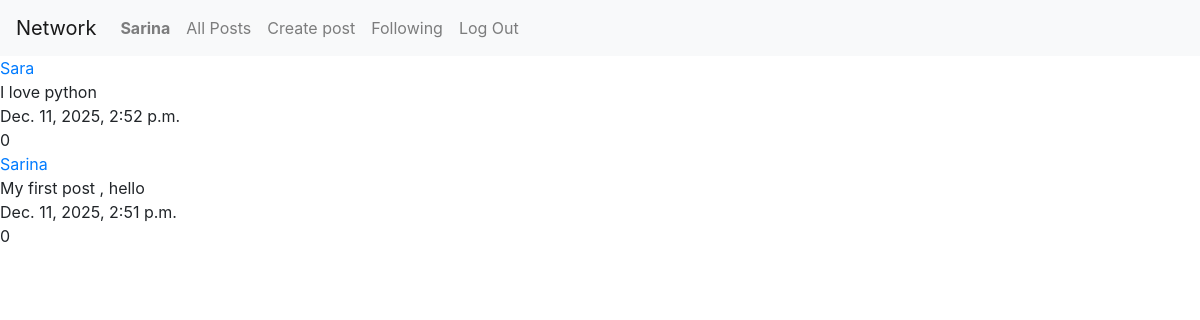
/ (signed in), run on the app's committed database.
### network/models.py (models this page shows, shortened)
class User(AbstractUser):
    pass

class Post(models.Model):
    username_of_poster = models.ForeignKey(User, on_delete=models.CASCADE)
    content = models.TextField()
    date_posted = models.DateTimeField(auto_now_add=True)
    like = models.PositiveIntegerField(default=0)

### network/views.py (the view)
# urls.py: path("", views.index, name="index"),
def index(request):
    posts = Post.objects.all().order_by('-date_posted')
    return render(request, 'network/index.html', {'posts': posts})

### network/templates/network/index.html (shortened to what this page needs)
{% extends "network/layout.html" %}
{% load static %}
{% block body %}
    {% for post in posts %}
        <div class="each_post">
            <a class="post_user"
               href="{% url 'profile' post.username_of_poster.username %}">{{ post.username_of_poster }}</a>
            <div class="post_content">{{ post.content }}</div>
            <div class="date_posted">{{ post.date_posted }}</div>
            <div class="likes">{{ post.like }}</div>
        </div>
    {% endfor %}
{% endblock %}

### network/templates/network/layout.html (shortened to what this page needs)
{% load static %}
<!DOCTYPE html>
<html lang="en">
<head>
    <link rel="stylesheet" href="https://stackpath.bootstrapcdn.com/bootstrap/4.4.1/css/bootstrap.min.css"
>
    <link href="{% static 'network/styles.css' %}" rel="stylesheet">
</head>
<body>
<nav class="navbar navbar-expand-lg navbar-light bg-light">
    <a class="navbar-brand" href="#">Network</a>
    <div>
        <ul class="navbar-nav mr-auto">
            {% if user.is_authenticated %}
                <li class="nav-item">
                    <a class="nav-link" href="{% url 'profile' user.username %}?from=profile"><strong>{{ user.username }}</strong></a>
                </li>
            {% endif %}
            <li class="nav-item">
                <a class="nav-link" href="{% url 'index' %}?from=index">All Posts</a>
            </li>
            <li class="nav-item">
                <a class="nav-link" href="{% url 'create_post' %}">Create post</a>
            </li>
            {% if user.is_authenticated %}
                <li class="nav-item">
                    <a class="nav-link" href="#">Following</a>
                </li>
                <li class="nav-item">
                    <a class="nav-link" href="{% url 'logout' %}">Log Out</a>
                </li>
            {% endif %}
        </ul>
    </div>
</nav>
<div class="body">
    {% block body %}
    {% endblock %}
</div>
</body>
</html>

### data on the page
User: username "Sarina"
Post: username_of_poster "Sara", content "I love python", date_posted "Dec. 11, 2025, 2:52 p.m.", like "0"
Post: username_of_poster "Sarina", content "My first post , hello", date_posted "Dec. 11, 2025, 2:51 p.m.", like "0"
